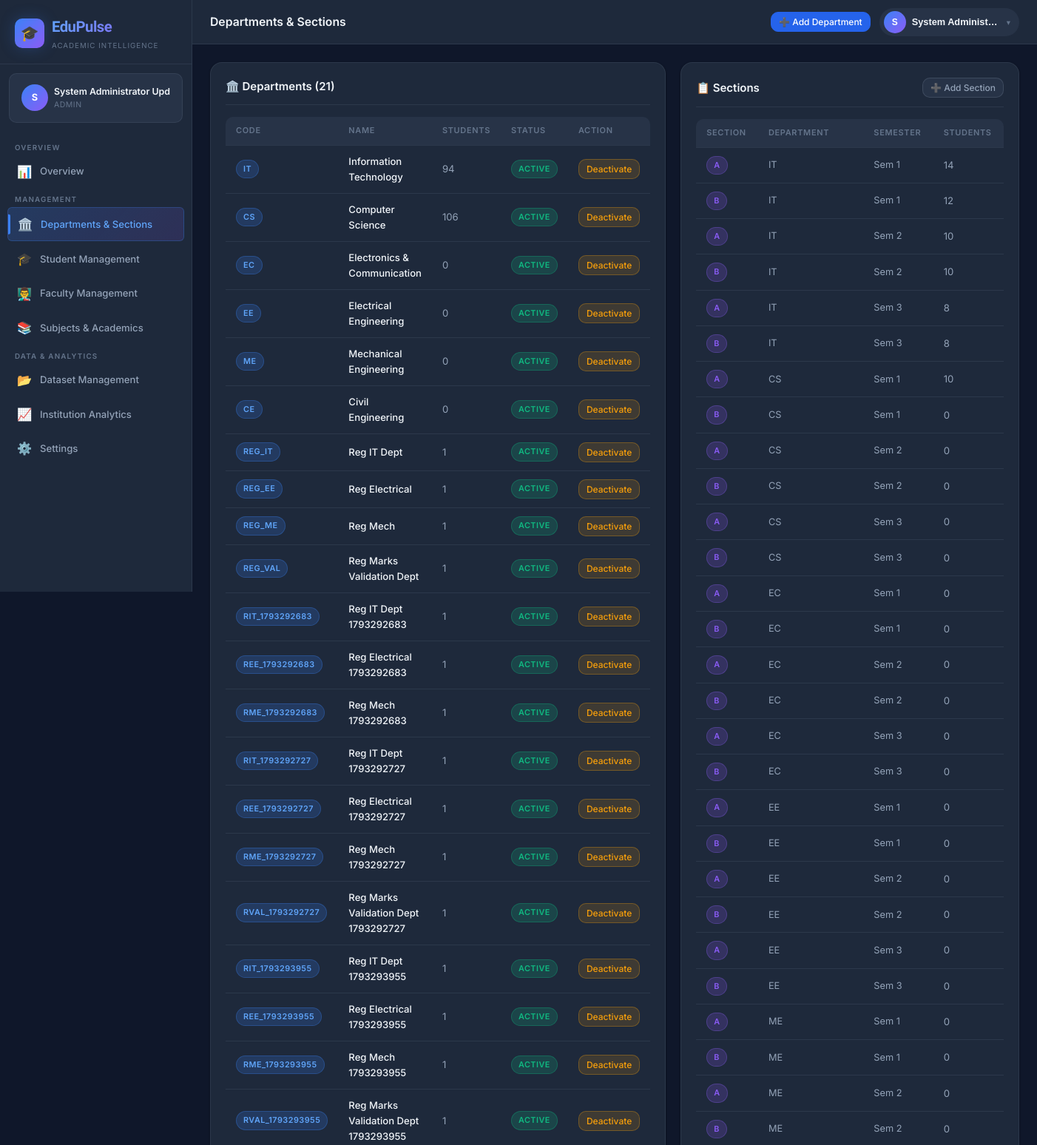
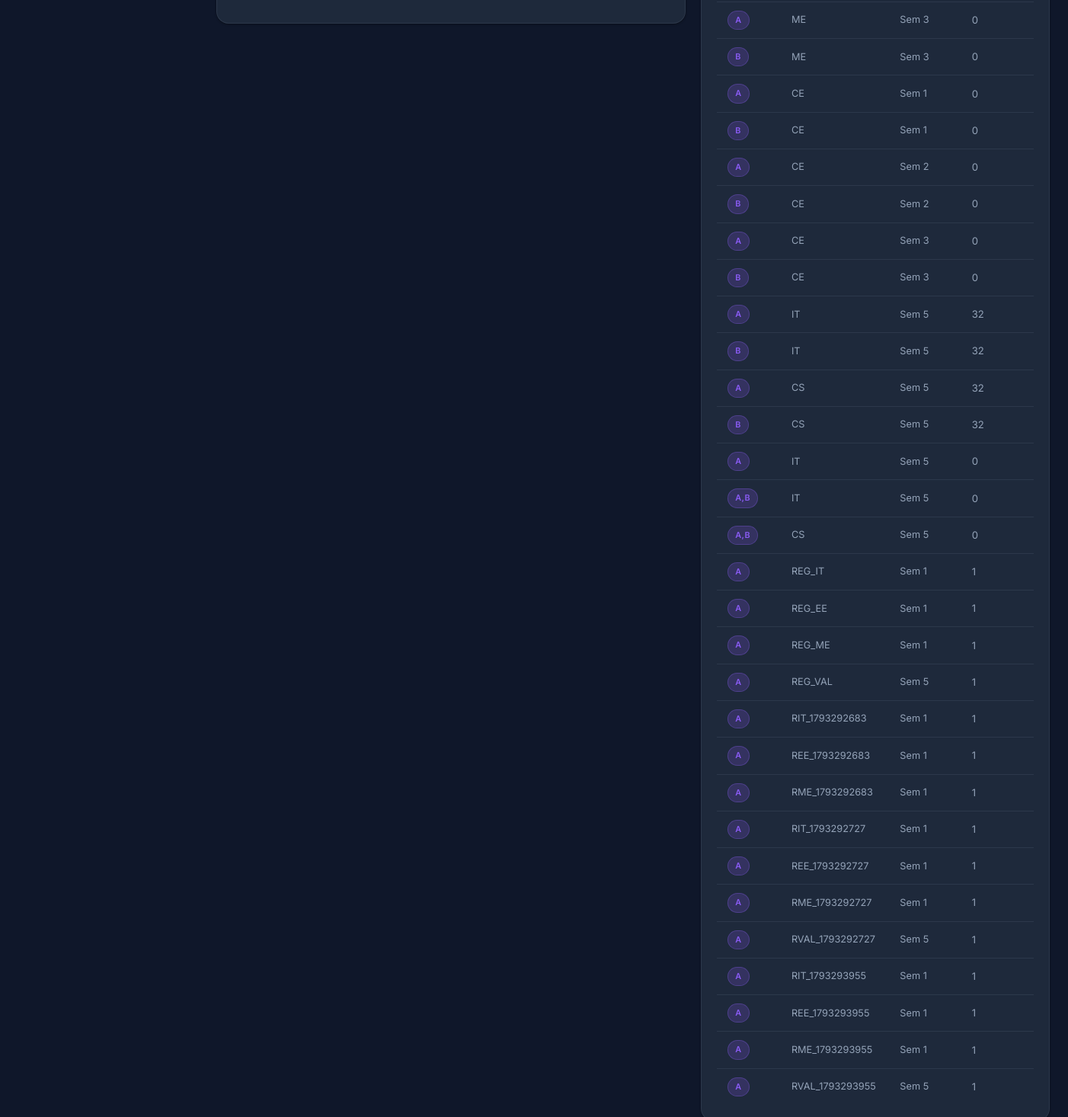
/admin/departments (signed in), run on an earlier commit of the app's database (2 pictures, top to bottom).
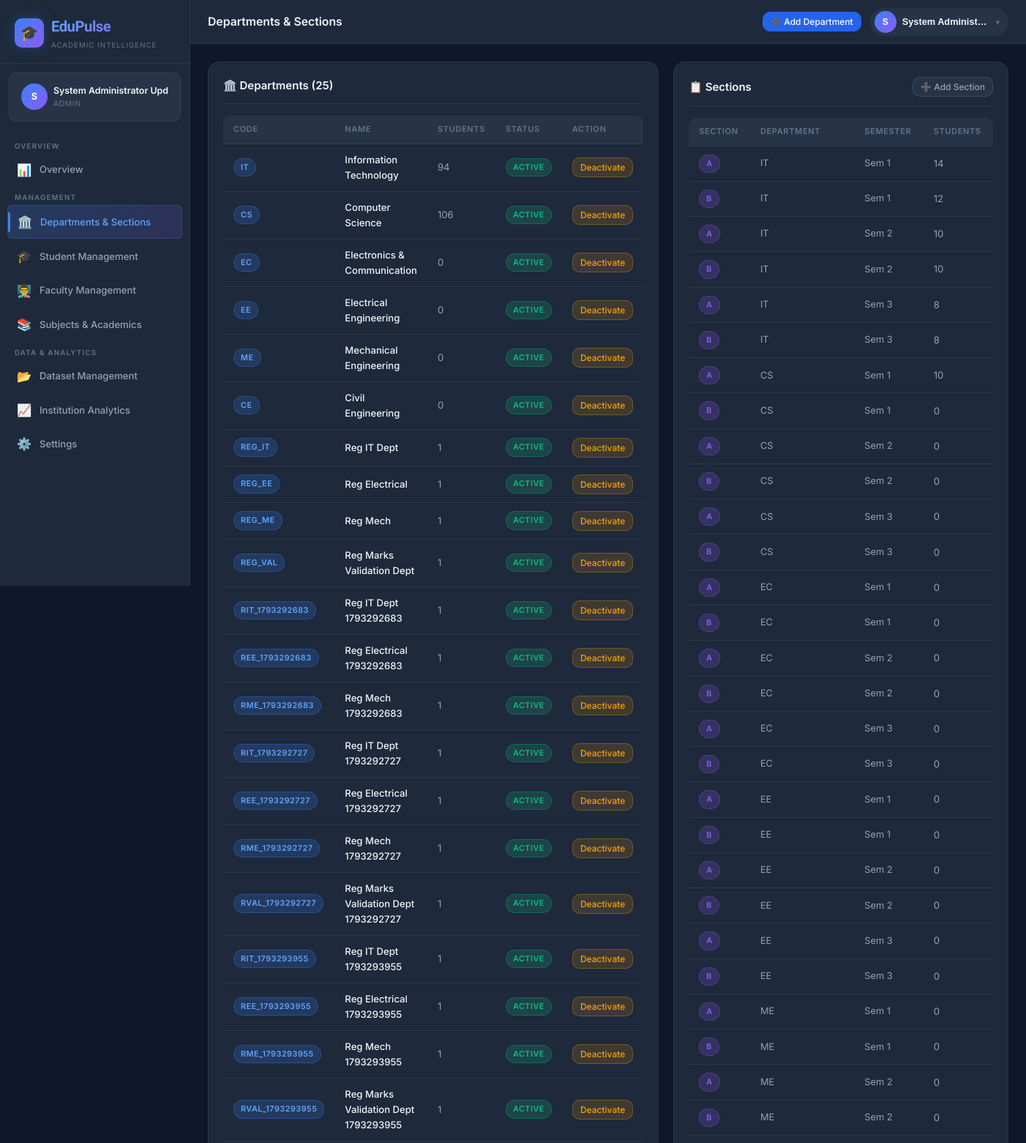
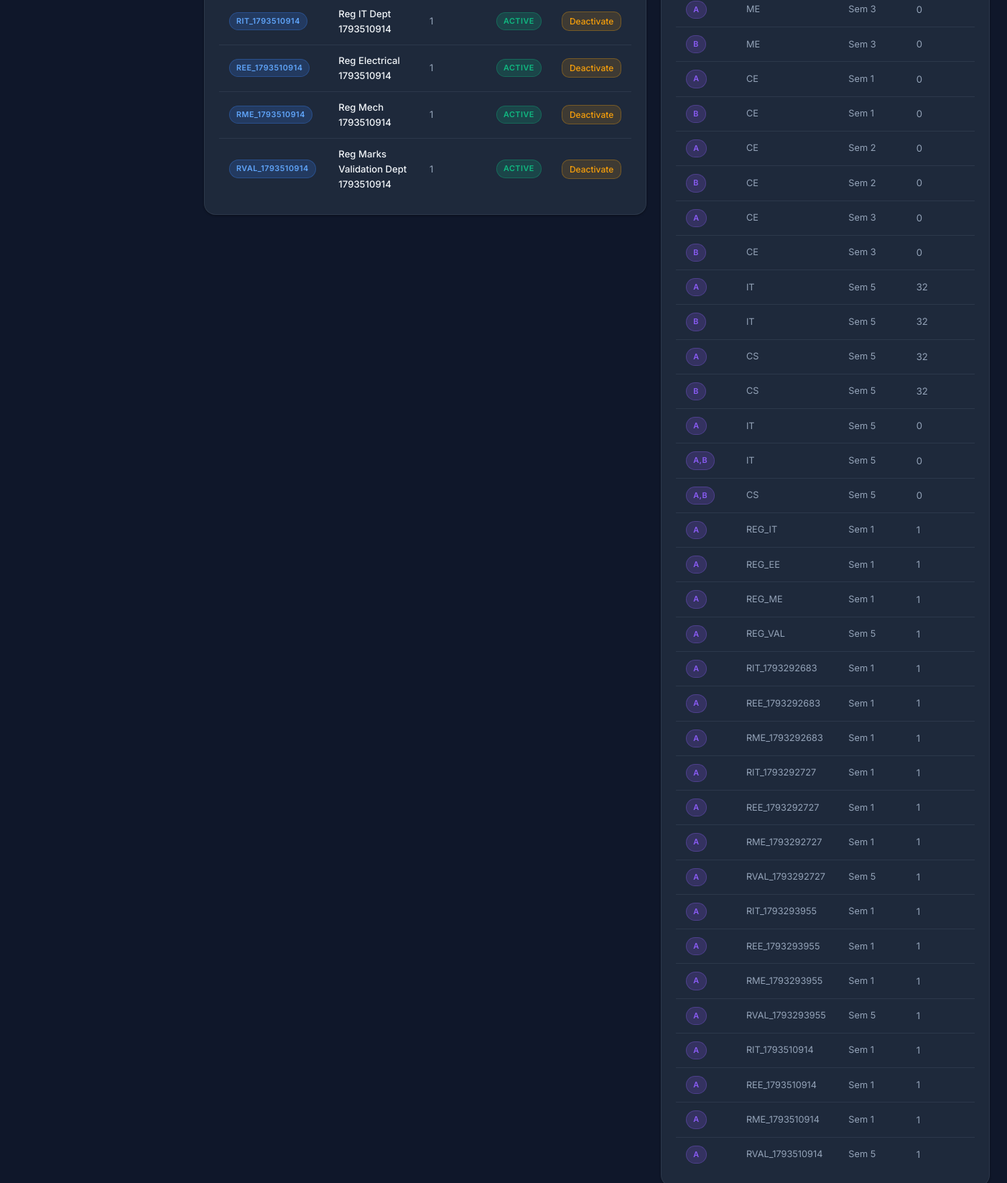
And on a later commit of the database (2 pictures, top to bottom).
### models.py (models this page shows, shortened)
class Department(db.Model):
    __tablename__ = 'departments'
    id = db.Column(db.Integer, primary_key=True)
    name = db.Column(db.String(100), unique=True, nullable=False)
    code = db.Column(db.String(20), unique=True, nullable=False)
    description = db.Column(db.Text)
    is_active = db.Column(db.Boolean, default=True)
    created_at = db.Column(db.DateTime, default=datetime.utcnow)
    sections = db.relationship('Section', backref='department', lazy=True)
    students = db.relationship('Student', backref='department', lazy=True)
    faculty = db.relationship('Faculty', backref='department', lazy=True)
    subjects = db.relationship('Subject', backref='department', lazy=True)

class Section(db.Model):
    __tablename__ = 'sections'
    id = db.Column(db.Integer, primary_key=True)
    name = db.Column(db.String(10), nullable=False)  # e.g. "A", "B"
    department_id = db.Column(db.Integer, db.ForeignKey('departments.id'), nullable=False)
    academic_year_id = db.Column(db.Integer, db.ForeignKey('academic_years.id'))
    semester = db.Column(db.Integer, nullable=False)
    max_students = db.Column(db.Integer, default=60)
    is_active = db.Column(db.Boolean, default=True)
    academic_year = db.relationship('AcademicYear', backref='sections')
    students = db.relationship('Student', backref='section', lazy=True)

### routes/admin.py (the view, shortened to what this page needs)
@admin_bp.route('/departments', methods=['GET', 'POST'])
@admin_required
def departments():
    depts = Department.query.all()
    academic_years = AcademicYear.query.all()
    sections = Section.query.all()
    return render_template('admin/departments.html', departments=depts,
                           academic_years=academic_years, sections=sections)

### routes/admin.py (called while the page is built)
def admin_required(f):
    @wraps(f)
    def decorated(*args, **kwargs):
        if not current_user.is_authenticated or current_user.role != 'admin':
            flash('Admin access required.', 'danger')
            return redirect(url_for('auth.login'))
        return f(*args, **kwargs)
    return login_required(decorated)

### templates/admin/departments.html (shortened to what this page needs)
{% extends 'base.html' %}
{% from 'macros/nav.html' import admin_nav %}
{% block page_title %}Departments & Sections{% endblock %}
{% block nav %}{{ admin_nav() }}{% endblock %}
{% block topbar_actions %}
<button class="btn btn-primary btn-sm" onclick="openModal('addDeptModal')">➕ Add Department</button>
{% endblock %}
{% block content %}
<div class="grid-2" style="gap:20px; align-items:start;">
  <div class="card">
    <div class="card-header">
      <div class="card-title">🏛️ Departments ({{ departments|length }})</div>
    </div>
    {% if departments %}
    <div class="table-wrapper" style="border:none;">
      <table>
        <thead><tr><th>Code</th><th>Name</th><th>Students</th><th>Status</th><th>Action</th></tr></thead>
        <tbody>
          {% for d in departments %}
          <tr>
            <td><span class="badge badge-primary">{{ d.code }}</span></td>
            <td style="font-weight:500; color:var(--text-primary);">{{ d.name }}</td>
            <td>{{ d.students|selectattr('is_active')|list|length }}</td>
            <td>
              {% if d.is_active %}<span class="badge badge-success">Active</span>
              {% else %}<span class="badge badge-muted">Inactive</span>{% endif %}
            </td>
            <td>
              <form method="POST" style="display:inline;">
                <button class="btn btn-warning btn-sm">{{ 'Deactivate' if d.is_active else 'Activate' }}</button>
              </form>
            </td>
          </tr>
          {% endfor %}
        </tbody>
      </table>
    </div>
    {% else %}
    <div class="empty-state"><div class="empty-icon">🏛️</div><div class="empty-title">No departments yet</div></div>
    {% endif %}
  </div>
  <div class="card">
    <div class="card-header">
      <div class="card-title">📋 Sections</div>
      <button class="btn btn-secondary btn-sm" onclick="openModal('addSecModal')">➕ Add Section</button>
    </div>
    {% set all_sections = sections %}
    {% if all_sections %}
    <div class="table-wrapper" style="border:none;">
      <table>
        <thead><tr><th>Section</th><th>Department</th><th>Semester</th><th>Students</th></tr></thead>
        <tbody>
          {% for s in all_sections %}
          <tr>
            <td><span class="badge badge-purple">{{ s.name }}</span></td>
            <td class="text-sm">{{ s.department.code if s.department else '—' }}</td>
            <td class="text-sm">Sem {{ s.semester }}</td>
            <td>{{ s.students|selectattr('is_active')|list|length }}</td>
          </tr>
          {% endfor %}
        </tbody>
      </table>
    </div>
    {% else %}
    <div class="empty-state"><div class="empty-icon">📋</div><div class="empty-title">No sections yet</div></div>
    {% endif %}
  </div>
</div>
{% endblock %}

What changed in the data, as far as the page shows it:
added Department: code "RIT_1793510914", name "Reg IT Dept 1793510914", students|selectattr "1", shows "ACTIVE", is_active "Deactivate"
added Department: code "REE_1793510914", name "Reg Electrical 1793510914", students|selectattr "1", shows "ACTIVE", is_active "Deactivate"
added Department: code "RME_1793510914", name "Reg Mech 1793510914", students|selectattr "1", shows "ACTIVE", is_active "Deactivate"
added Department: code "RVAL_1793510914", name "Reg Marks Validation Dept 1793510914", students|selectattr "1", shows "ACTIVE", is_active "Deactivate"
added Section: name "A", department "RIT_1793510914", semester "1", students|selectattr "1"
added Section: name "A", department "REE_1793510914", semester "1", students|selectattr "1"
added Section: name "A", department "RME_1793510914", semester "1", students|selectattr "1"
added Section: name "A", department "RVAL_1793510914", semester "5", students|selectattr "1"
Also different on the page:
{{ departments|length }}: "21" → "25"
